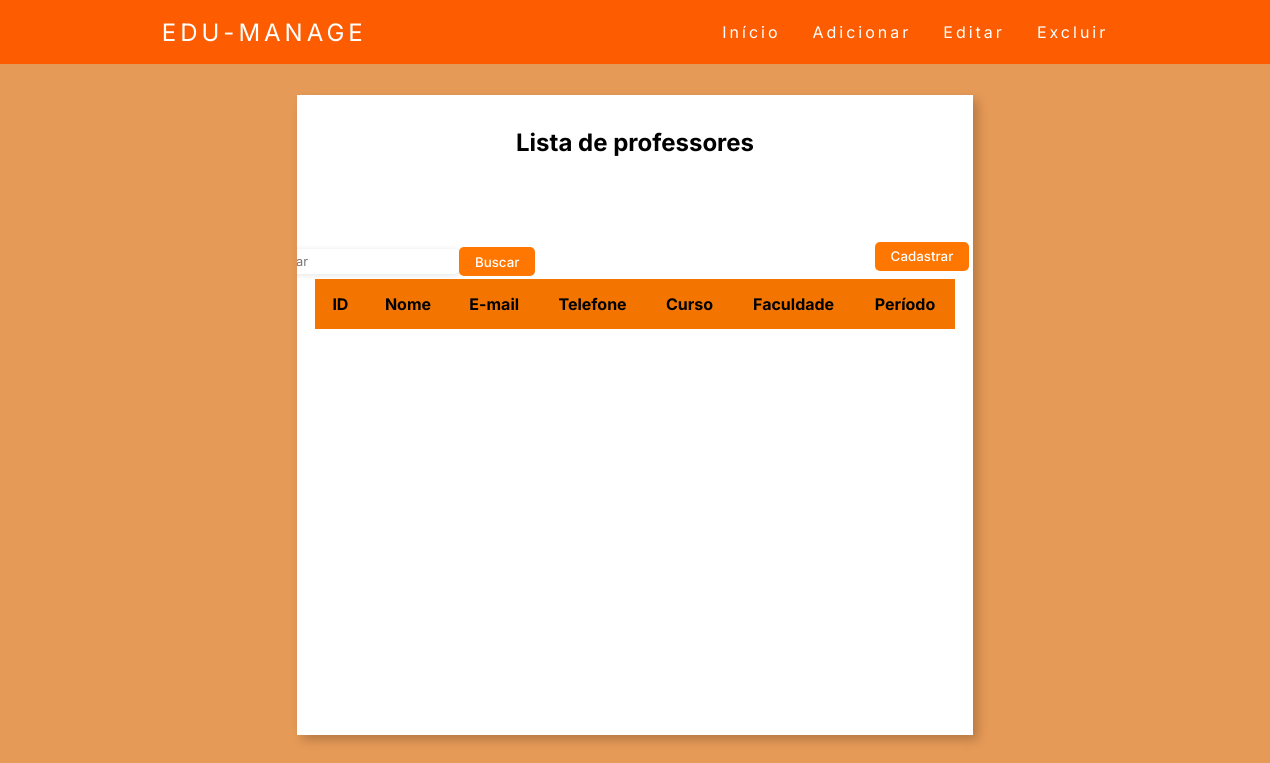
/professor/cadastrados/, run on an earlier commit of the app's database.
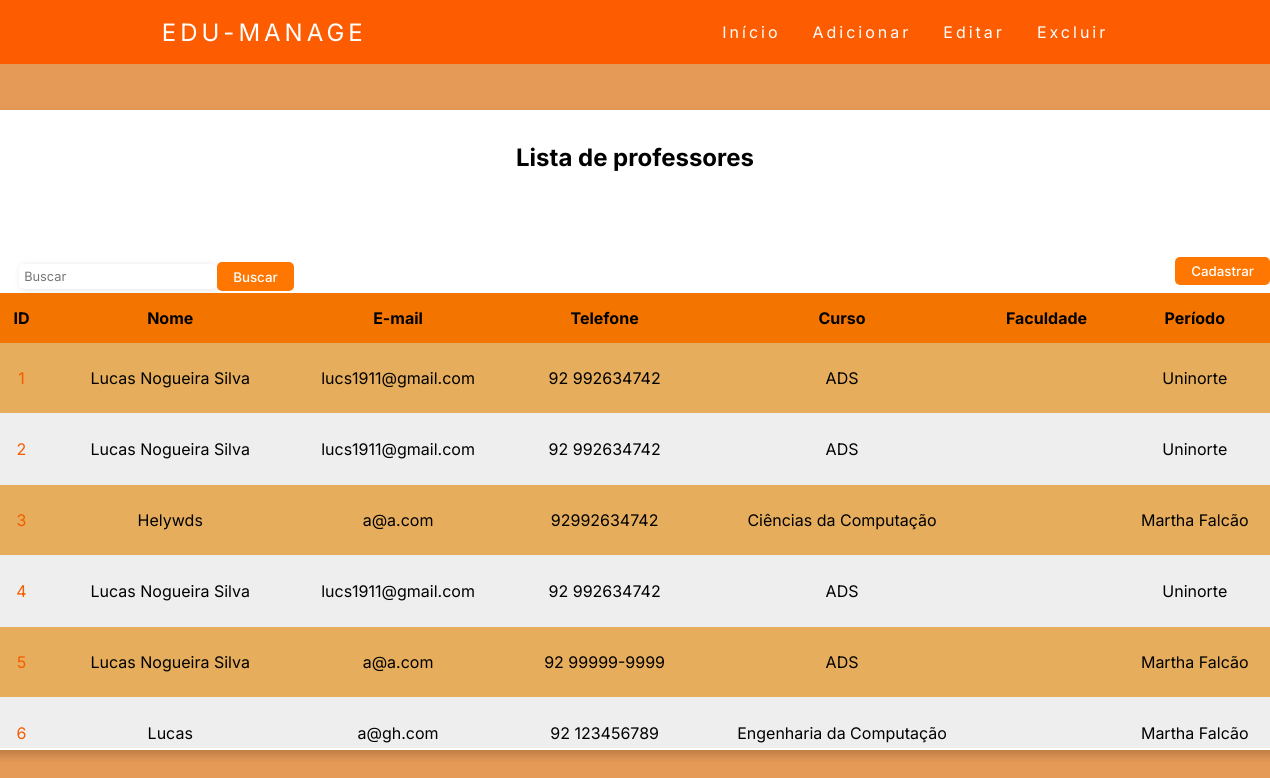
And on a later commit of the database.
### professor/models.py (models this page shows, shortened)
class Professor(models.Model):
    nome = models.CharField(max_length=100, blank=False, null=False)
    email = models.EmailField(max_length=100, blank=False, null=False)
    telefone = models.CharField(max_length=15, blank=False, null=False)
    curso = models.ForeignKey(Curso,on_delete=models.CASCADE,)
    faculdade = models.ForeignKey(Faculdade,on_delete=models.CASCADE,)
    periodo = models.ForeignKey(Período,on_delete=models.CASCADE,)

class Curso(models.Model):
    curso = models.CharField(max_length=100, blank=False, null=False)
    def __str__(self):
        return self.curso

class Faculdade(models.Model):
    faculdade = models.CharField(max_length=20, blank=False, null=False)
    def __str__(self):
        return self.faculdade

### professor/views.py (the view)
# urls.py: re_path('cadastrados/', cadastrados, name='aluno_cadastrado'),
def cadastrados (request):
    professores = Professor.objects.all()
    return render(request, 'cadastrados_professores.html', {'professores':professores })

### templates/cadastrados_professores.html (shortened to what this page needs)
{% extends 'nav_bar_interno.html' %}
{% load static %}
{% block content %}
<link rel="stylesheet" href="{% static 'style_lista_professor.css' %}">
    <div class="container">
        <div class="list">
            <div class="list-header">
                <div class="title">
                    <h1>Lista de professores</h1>
                </div>
            </div>
            <div class="filter-container">
                <input type="text" class="filter-input" placeholder="Buscar" onkeyup="filterTable()">
                <button class="filter-button"><a>Buscar</a></button>
            </div>
            <div class="button-container">
                <div class="button-add">
                    <button><a href="{% url 'professor_cadastar'%}">Cadastrar</a></button>
                </div>
            </div>
            <div class="list-group">
                <table id="professor-table" class="list-box">
                    <tr>
                        <th>ID</th>
                        <th>Nome</th>
                        <th>E-mail</th>
                        <th>Telefone</th>
                        <th>Curso</th>
                        <th>Faculdade</th>
                        <th>Período</th>
                    </tr>
                    {% for professor in professores %}
                    <tr>
                        <td><a id=id href="{% url 'professor_update' professor.id %}">{{ professor.id }}</a></td>
                        <td>{{ professor.nome }}</td>
                        <td>{{ professor.email }}</td>
                        <td>{{ professor.telefone }}</td>
                        <td>{{ professor.curso }}</td>
                        <td>{{ professor.perido }}</td>
                        <td>{{ professor.faculdade }}</td>
                    </tr>
                    {% endfor %}
                </table>
            </div>
        </div>
    </div>
{% endblock %}

### templates/nav_bar_interno.html (shortened to what this page needs)
{% load static %}
<!DOCTYPE html>
<html lang="pt-br">
  <head>
    <link rel="stylesheet" href="{% static 'style_nav_bar_interno.css' %}" />
  </head>
  <body>
    <header>
      <nav>
        <a class="logo" href="/">Edu-Manage</a>
        <ul class="nav-list">
          <li><a href="{% url 'welcome' %}">Início</a></li>
          <li class="dropdown">
            <a href="#">Adicionar</a>
          </li>
          <li class="dropdown">
            <a href="#">Editar</a>
          </li>
          <li class="dropdown">
            <a href="#">Excluir</a>
          </li>
        </ul>
      </nav>
    </header>
    <main>
        {% block content %}{% endblock %}
    </main>
  </body>
</html>

### my_statics/style_nav_bar_interno.css (style rules this page uses)
* { margin: 0; padding: 0; }
a { color: #fff; text-decoration: none; transition: 0.3s; }
.logo { font-size: 24px; text-transform: uppercase; letter-spacing: 4px; }
nav { display: flex; justify-content: space-around; align-items: center; font-family: system-ui, -apple-system, Helvetica, Arial, sans-serif; background: #fd5d00; height: 8vh; position: fixed; top: 0; left: 0; width: 100%; z-index: 999; }
.nav-list { list-style: none; display: flex; }
.nav-list li { letter-spacing: 3px; margin-left: 32px; position: relative; }

### my_statics/style_lista_professor.css (style rules this page uses)
* { padding: 0; margin: 0; box-sizing: border-box; font-family: 'Inter', sans-serif; }
body { display: flex; justify-content: center; align-items: center; min-height: 100vh; background: #e38a3cdb; }
.container { width: 110%; height: 80vh; display: flex; flex-wrap: wrap; justify-content: center; align-items: center; margin: 5% auto 0 -5%; box-shadow: 5px 5px 10px rgba(0, 0, 0, 0.212); background-color: #fff; padding: 1rem; box-sizing: border-box; overflow: hidden; }
.list { width: 100%; height: 100%; display: flex; flex-direction: column; justify-content: flex-start; align-items: center; padding: 0.1rem; margin-top: 15px; background-color: #fff; border-radius: 5px; }
.list-header { margin-bottom: 3rem; display: flex; justify-content: center; align-items: center; position: relative; }
.button-container { position: relative; display: flex; align-items:center; justify-content:left; margin-bottom: 0.5rem; position: relative; right: -46%; }
.button-add { display: flex; align-items: center; }
.button-add button { margin-right: 15px; border-radius: 5px; border: none; background-color: #ff7700; padding: 0.4rem 1rem; border-radius: 5px; cursor: pointer; }
.button-add button a { text-decoration: none; font-weight: 500; color: #fff; }
.filter-container { position: relative; display: flex; align-items:center; justify-content:left; margin-bottom: 0.5rem; bottom: -7%; left: -37%; }
.filter-input, .search-input { padding: 5px; border-radius: 5px; border: none; box-shadow: 1px 1px 6px #0000001c; font-size: 0.8rem; }
.filter-button { margin-left: 0px; padding: 0.4rem 1rem; border-radius: 5px; border: none; background-color: #ff7700; cursor: pointer; }
.filter-button a { text-decoration: none; font-weight: 500; color: #fff; }
.title { margin-bottom:0; }
.title h1 { font-size: 24px; margin: 0; }
.list-group { width: 100%; overflow-x: auto; }
.list-box { width: 100%; border-collapse: collapse; }
.list-box th { background-color: #f37500; padding: 15px; text-align: center; font-weight: bold; }
.list-box td { text-align: center; padding: 25px; border-bottom: 1px solid #eeeeee; }
.list-box tr:nth-child(even) { background-color: #e29d3dd5; }
.list-box tr:nth-child(odd) { background-color: #eee; }
#id { color: #f35d00; }

What changed in the data, as far as the page shows it:
added Professor: id "1", nome "Lucas Nogueira Silva", email "lucs1911@gmail.com", telefone "92 992634742", curso "ADS", faculdade "Uninorte"
added Professor: id "2", nome "Lucas Nogueira Silva", email "lucs1911@gmail.com", telefone "92 992634742", curso "ADS", faculdade "Uninorte"
added Professor: id "3", nome "Helywds", email "a@a.com", telefone "92992634742", curso "Ciências da Computação", faculdade "Martha Falcão"
added Professor: id "4", nome "Lucas Nogueira Silva", email "lucs1911@gmail.com", telefone "92 992634742", curso "ADS", faculdade "Uninorte"
added Professor: id "5", nome "Lucas Nogueira Silva", email "a@a.com", telefone "92 99999-9999", curso "ADS", faculdade "Martha Falcão"
added Professor: id "6", nome "Lucas", email "a@gh.com", telefone "92 123456789", curso "Engenharia da Computação", faculdade "Martha Falcão"
